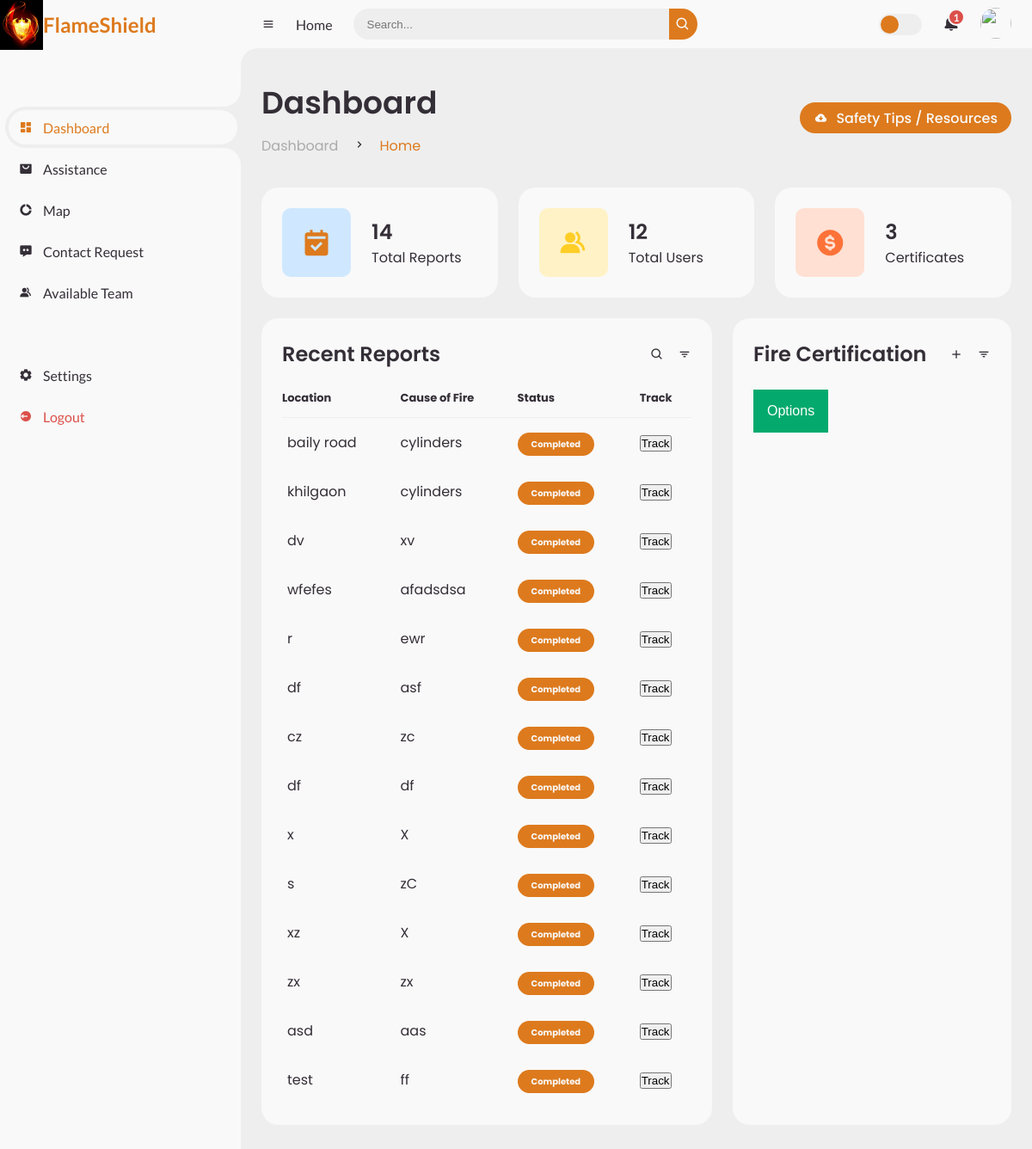
The app's page /dashboard/, older data.
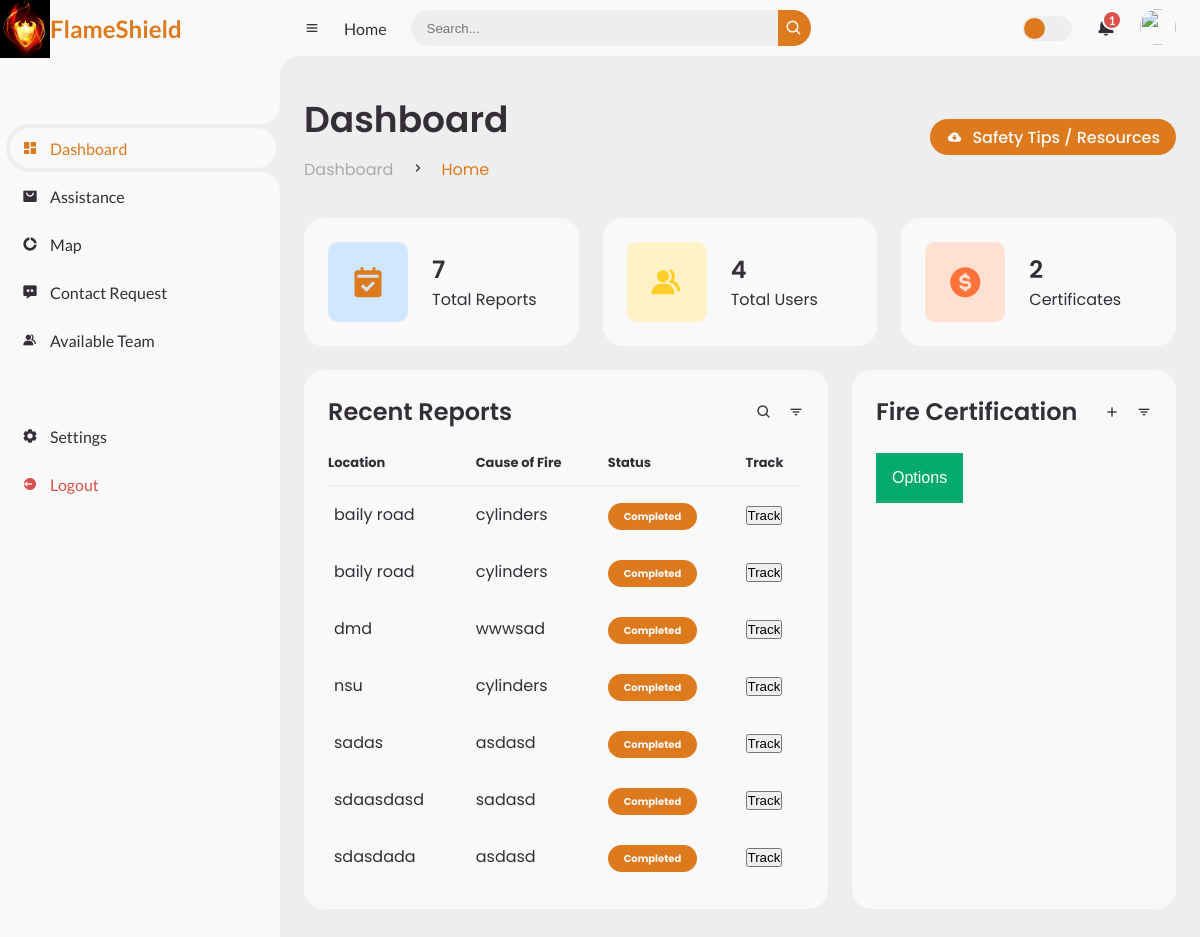
The same page, newer data.
### app1/models.py (models this page shows)
class report(models.Model) :
    location = models.CharField(max_length=50)
    cause = models.CharField(max_length=50)
    damage = models.CharField(max_length=50)
    comments = models.TextField()
    latitude = models.FloatField()
    longitude = models.FloatField()

### app1/views.py (the view)
# urls.py: path('dashboard/', views.dashboardView, name= 'dashboardView'),
def dashboardView(request):
    reports = report.objects.filter()
    report_count= len(reports)
    all_users = User.objects.all()
    user_count = len(all_users)
    all_certificates = addRestaurentModel.objects.filter()
    certificates_count = len(all_certificates)
    args = {
        "reports": reports,
        "report_count":report_count,
        "user_count":user_count,
        "certificates_count":certificates_count
    }
    return render(request, 'adminDashboard.html', args)

### templates/adminDashboard.html (shortened to what this page needs)
{% load static %}
<!DOCTYPE html>
<html lang="en">
<head>
	<link href='https://unpkg.com/boxicons@2.0.9/css/boxicons.min.css' rel='stylesheet'>
	<link rel="stylesheet" href="{% static 'style.css' %}">
</head>
<body>
	<section id="sidebar">
		<a href="#" class="brand">
			<img src="/static/logo.jpg" height="60">
			<span class="text">FlameShield</span>
		</a>
		<ul class="side-menu top">
			<li class="active">
				<a href="#">
					<i class='bx bxs-dashboard' ></i>
					<span class="text">Dashboard</span>
				</a>
			</li>
			<li>
				<a href="#">
					<i class='bx bxs-shopping-bag-alt' ></i>
					<span class="text">Assistance</span>
				</a>
			</li>
			<li>
				<a href="https://www.google.com/maps" target="_blank">
					<i class='bx bxs-doughnut-chart' ></i>
					<span class="text">Map</span>
				</a>
			</li>
			<li>
				<a href="/displayContact/">
					<i class='bx bxs-message-dots' ></i>
					<span class="text">Contact Request</span>
				</a>
			</li>
			<li>
				<a href="#">
					<i class='bx bxs-group' ></i>
					<span class="text">Available Team</span>
				</a>
			</li>
		</ul>
		<ul class="side-menu">
			<li>
				<a href="#">
					<i class='bx bxs-cog' ></i>
					<span class="text">Settings</span>
				</a>
			</li>
			<li>
				<a href="/" class="logout">
					<i class='bx bxs-log-out-circle' ></i>
					<span class="text">Logout</span>
				</a>
			</li>
		</ul>
	</section>
	<section id="content">
		<nav>
			<i class='bx bx-menu' ></i>
			<a href="#" class="nav-link">Home</a>
			<form action="#">
				<div class="form-input">
					<input type="search" placeholder="Search...">
					<button type="submit" class="search-btn"><i class='bx bx-search' ></i></button>
				</div>
			</form>
			<label for="switch-mode" class="switch-mode"></label>
			<a href="#" class="notification">
				<span class="num">1</span>
			</a>
			<a href="#" class="profile">
				<img src="/static/people.png">
			</a>
		</nav>
		<main>
			<div class="head-title">
				<div class="left">
					<h1>Dashboard</h1>
					<ul class="breadcrumb">
						<li>
							<a href="#">Dashboard</a>
						</li>
						<li><i class='bx bx-chevron-right' ></i></li>
						<li>
							<a class="active" href="#">Home</a>
						</li>
					</ul>
				</div>
				<a href="/safety/" class="btn-download">
					<i class='bx bxs-cloud-download' ></i>
					<span class="text">Safety Tips / Resources</span>
				</a>
			</div>
			<ul class="box-info">
				<li>
					<i class='bx bxs-calendar-check' ></i>
					<span class="text">
						<h3>{{report_count}}</h3>
						<p>Total Reports</p>
					</span>
				</li>
				<li>
					<i class='bx bxs-group' ></i>
					<span class="text">
						<h3>{{user_count}}</h3>
						<p>Total Users</p>
					</span>
				</li>
				<li>
					<i class='bx bxs-dollar-circle' ></i>
					<span class="text">
						<h3>{{certificates_count}}</h3>
						<p>Certificates</p>
					</span>
				</li>
			</ul>
			<div class="table-data">
				<div class="order">
					<div class="head">
						<h3>Recent Reports</h3>
						<i class='bx bx-search' ></i>
						<i class='bx bx-filter' ></i>
					</div>
					<table>
						<thead>
							<tr>
								<th>Location</th>
								<th>Cause of Fire</th>
								<th>Status</th>
								<th>Track</th>
							</tr>
						</thead>
						<tbody>
						{% for i in reports %}
							<tr>
								<td>
									<p>{{i.location}}</p>
								</td>
								<td>{{i.cause}}</td>
								<td><span class="status completed">Completed</span></td>
								<form action ="{% url 'map' i.id %}" method="POST">
								<td><input type="submit" name="track" value="Track"></input></td>
							</form>
							</tr>
						{% endfor %}
						</tbody>
					</table>
				</div>
				<div class="todo">
					<div class="head">
						<h3>Fire Certification</h3>
						<i class='bx bx-plus' ></i>
						<i class='bx bx-filter' ></i>
					</div>
					<div class="dropdown">
						<button class="dropbtn">Options</button>
					  </div>
				</div>
			</div>
		</main>
	</section>
</body>
</html>

Row changes from the older to the newer data that the page shows:
removed report: location "khilgaon", cause "cylinders"
removed report: location "dv", cause "xv"
removed report: location "wfefes", cause "afadsdsa"
removed report: location "r", cause "ewr"
removed report: location "df", cause "asf"
removed report: location "cz", cause "zc"
removed report: location "df", cause "df"
removed report: location "x", cause "X"
removed report: location "s", cause "zC"
removed report: location "xz", cause "X"
removed report: location "zx", cause "zx"
removed report: location "asd", cause "aas"
removed report: location "test", cause "ff"
added report: location "baily road", cause "cylinders"
added report: location "dmd", cause "wwwsad"
added report: location "nsu", cause "cylinders"
added report: location "sadas", cause "asdasd"
added report: location "sdaasdasd", cause "sadasd"
added report: location "sdasdada", cause "asdasd"
Text that changed along with them:
{{ report_count }}: "14" → "7"
{{ user_count }}: "12" → "4"
{{ certificates_count }}: "3" → "2"
